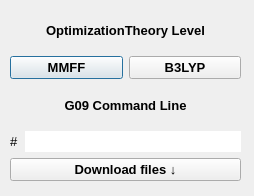
<?xml version="1.0" encoding="UTF-8"?>
<ui version="4.0">
 <class>Dialog</class>
 <widget class="QDialog" name="Dialog">
  <property name="geometry">
   <rect>
    <x>0</x>
    <y>0</y>
    <width>254</width>
    <height>196</height>
   </rect>
  </property>
  <property name="font">
   <font>
    <pointsize>10</pointsize>
    <weight>75</weight>
    <bold>true</bold>
   </font>
  </property>
  <property name="windowTitle">
   <string>Dialog</string>
  </property>
  <widget class="QWidget" name="layoutWidget">
   <property name="geometry">
    <rect>
     <x>10</x>
     <y>10</y>
     <width>231</width>
     <height>171</height>
    </rect>
   </property>
   <layout class="QGridLayout" name="gridLayout">
    <item row="0" column="0" colspan="2">
     <widget class="QLabel" name="label">
      <property name="font">
       <font>
        <pointsize>10</pointsize>
        <weight>75</weight>
        <bold>true</bold>
       </font>
      </property>
      <property name="text">
       <string>OptimizationTheory Level</string>
      </property>
      <property name="alignment">
       <set>Qt::AlignCenter</set>
      </property>
     </widget>
    </item>
    <item row="1" column="0">
     <widget class="QPushButton" name="MMFF">
      <property name="text">
       <string>MMFF</string>
      </property>
     </widget>
    </item>
    <item row="1" column="1">
     <widget class="QPushButton" name="B3LYP">
      <property name="text">
       <string>B3LYP</string>
      </property>
     </widget>
    </item>
    <item row="2" column="0" colspan="2">
     <widget class="QLabel" name="label_2">
      <property name="font">
       <font>
        <pointsize>10</pointsize>
        <weight>75</weight>
        <bold>true</bold>
       </font>
      </property>
      <property name="text">
       <string>G09 Command Line</string>
      </property>
      <property name="alignment">
       <set>Qt::AlignCenter</set>
      </property>
     </widget>
    </item>
    <item row="3" column="0" colspan="2">
     <layout class="QHBoxLayout" name="horizontalLayout">
      <item>
       <widget class="QLabel" name="label_3">
        <property name="font">
         <font>
          <pointsize>10</pointsize>
          <weight>50</weight>
          <italic>false</italic>
          <bold>false</bold>
          <kerning>true</kerning>
         </font>
        </property>
        <property name="text">
         <string>#</string>
        </property>
       </widget>
      </item>
      <item>
       <widget class="QLineEdit" name="commandline">
        <property name="font">
         <font>
          <pointsize>10</pointsize>
          <weight>50</weight>
          <italic>false</italic>
          <bold>false</bold>
          <kerning>true</kerning>
         </font>
        </property>
        <property name="frame">
         <bool>false</bool>
        </property>
       </widget>
      </item>
     </layout>
    </item>
    <item row="4" column="0" colspan="2">
     <widget class="QPushButton" name="Downldfiles">
      <property name="font">
       <font>
        <pointsize>10</pointsize>
        <weight>75</weight>
        <italic>false</italic>
        <bold>true</bold>
        <kerning>true</kerning>
       </font>
      </property>
      <property name="text">
       <string>Download files ↓</string>
      </property>
      <property name="autoDefault">
       <bool>false</bool>
      </property>
      <property name="flat">
       <bool>false</bool>
      </property>
     </widget>
    </item>
   </layout>
  </widget>
 </widget>
 <resources/>
 <connections/>
</ui>
